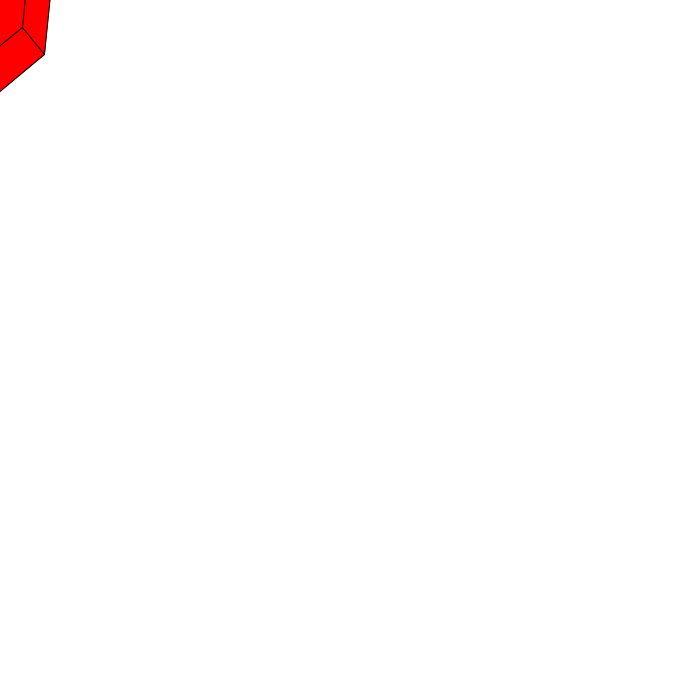
Frame 1 (no input)
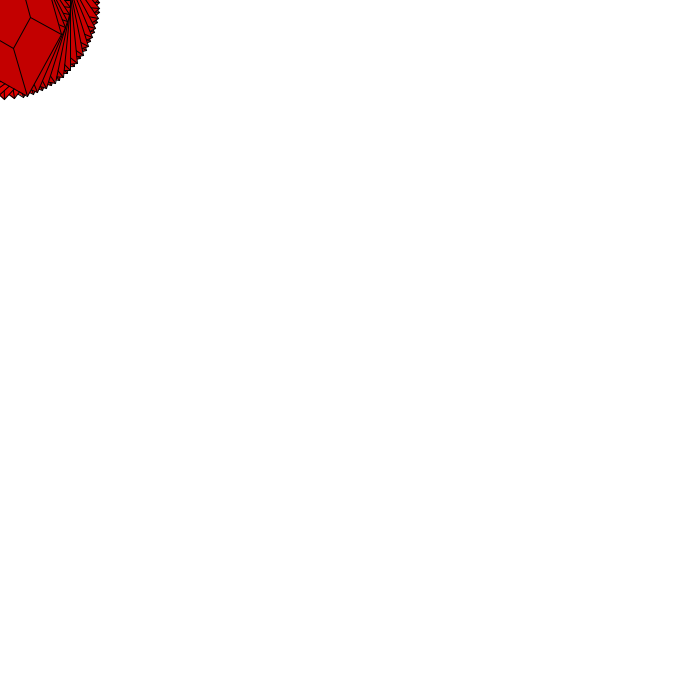
Frame 60 (the mouse pressed at the canvas centre just before this capture)
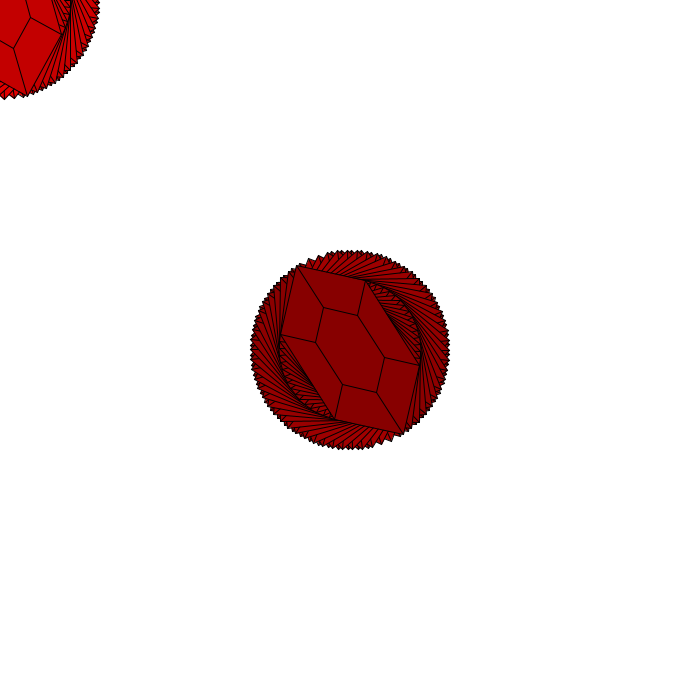
Frame 120 (the mouse held since frame 60 and released just before this capture)

The Processing sketch that drew these frames (run headless with seeded random() and noise(); from frame 60 on, the mouse is pressed at the canvas centre):

// Processing sketch: processing_71604
// ── processing_71604.pde

  void setup() {
  size(700, 700);
  background(255);
  noCursor();
  }

float i = 0;
float j = 255;
float k = -510;
float l = 1020;
float m = -1275;
float n = 1785;
float o = -2040;
float p = 2550;
float q = -2805;
float r = 3315;

void draw () {
  i = i + .1;
  j = j - 1;
  k = k + 1;
  l = l - 1;
  m = m + 1;
  n = n - 1;
  o = o + 1;
  p = p - 1;
  q = q + 1;
  r = r - 1;
 
  translate(mouseX, mouseY);
  rotate(i);
  if(j>-255) {
  fill(j, 0, 0);
  } else if(j>-510){
  fill(0, k, 0);
  } else if(j>-765){
  fill(0, l, 0);
  } else if(j>-1275){
  fill(0, 0, m);
  } else if(j>-1530){
  fill(0, 0, n);
  } else if(j>-2040){
  fill(o, 0, o);
  } else if(j>-2295){
  fill(p, 0, p);
  } else if(j>-2805){
  fill (q, q, 0);
  } else {
  fill(r, r, 0);
  }
  
  stroke(0);
  beginShape();
  vertex(-50, -50);
  vertex(0, -100);
  vertex(50, -50);
  vertex(50, 50);
  vertex(0, 100);
  vertex(-50, 50);
  endShape(CLOSE);
  
  beginShape();
  vertex(-25, -25);
  vertex(0, -50);
  vertex(25, -25);
  vertex(25, 25);
  vertex(0, 50);
  vertex(-25, 25);
  endShape(CLOSE);
  
  line(-50, -50, -25, -25);
  line(0, -100, 0, -50);
  line(50, -50, 25, -25);
  line(50, 50, 25, 25);
  line(0, 100, 0, 50);
  line(-50, 50, -25, 25);
  
  rotate(TWO_PI-i);
  
}
  
